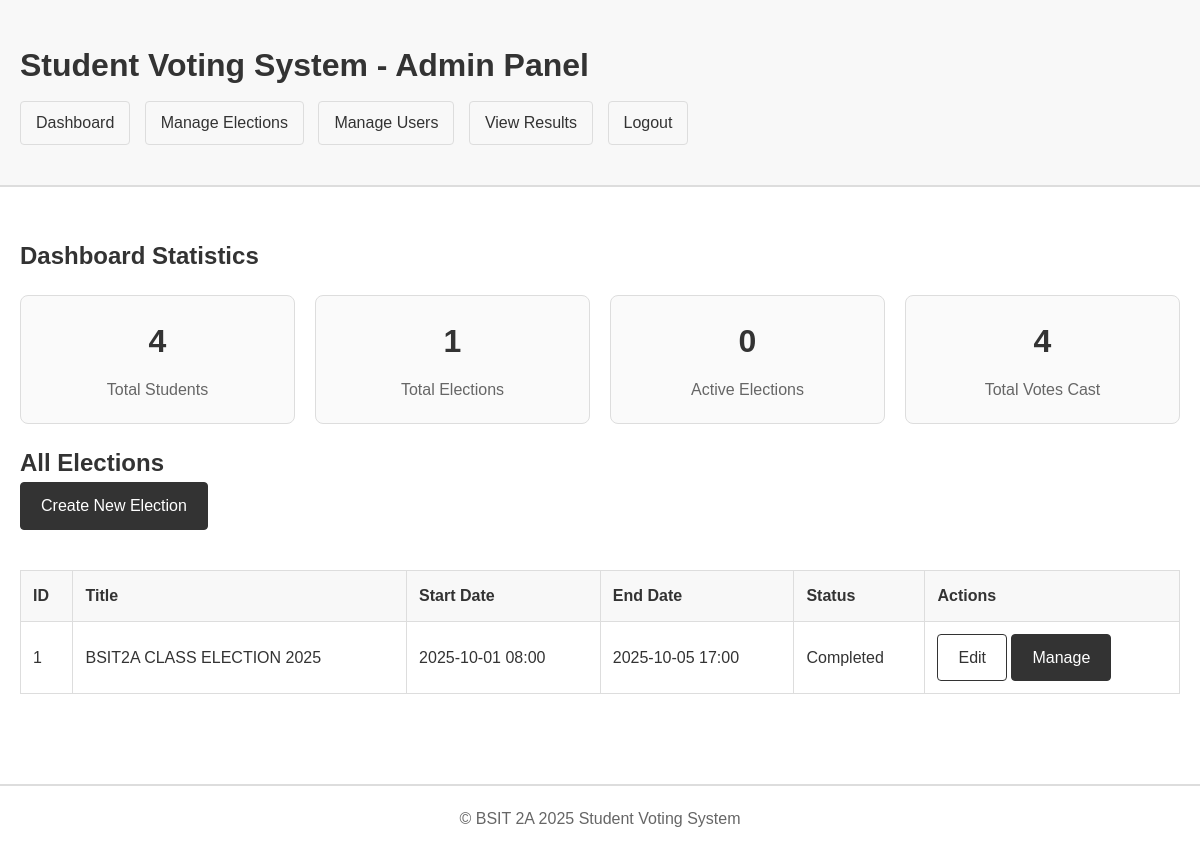
The page /admin_dashboard.php (signed in) on the database its author committed.
### tables this page shows
CREATE TABLE elections (
    election_id INT AUTO_INCREMENT PRIMARY KEY,
    title VARCHAR(200) NOT NULL,
    description TEXT,
    start_date DATETIME NOT NULL,
    end_date DATETIME NOT NULL,
    status ENUM('upcoming', 'active', 'completed', 'cancelled') DEFAULT 'upcoming',
    created_by VARCHAR(20) NOT NULL,
    created_at TIMESTAMP DEFAULT CURRENT_TIMESTAMP,
    updated_at TIMESTAMP DEFAULT CURRENT_TIMESTAMP ON UPDATE CURRENT_TIMESTAMP,
    FOREIGN KEY (created_by) REFERENCES users(user_id),
    INDEX idx_dates (start_date, end_date),
    INDEX idx_status (status)
);

### admin_dashboard.php (the view, shortened to what this page needs)
<?php
$conn = getDBConnection();
$stats_query = "SELECT
    (SELECT COUNT(*) FROM users WHERE role = 'student') as total_students,
    (SELECT COUNT(*) FROM elections) as total_elections,
    (SELECT COUNT(*) FROM elections WHERE status = 'active') as active_elections,
    (SELECT COUNT(*) FROM votes) as total_votes";
$stats = $conn->query($stats_query)->fetch_assoc();
$elections_query = "SELECT * FROM elections ORDER BY created_at DESC";
$elections_result = $conn->query($elections_query);
?>
<!DOCTYPE html>
<html lang="en">
<head>
    <link rel="stylesheet" href="style.css">
</head>
<body>
    <header>
        <div class="container">
            <h1>Student Voting System - Admin Panel</h1>
            <nav>
                <a href="admin_dashboard.php">Dashboard</a>
                <a href="admin_elections.php">Manage Elections</a>
                <a href="admin_users.php">Manage Users</a>
                <a href="results.php">View Results</a>
                <a href="logout.php">Logout</a>
            </nav>
        </div>
    </header>
    <div class="container">
        <h2>Dashboard Statistics</h2>
        <div class="stats">
            <div class="stat-card">
                <h3><?php echo $stats['total_students']; ?></h3>
                <p>Total Students</p>
            </div>
            <div class="stat-card">
                <h3><?php echo $stats['total_elections']; ?></h3>
                <p>Total Elections</p>
            </div>
            <div class="stat-card">
                <h3><?php echo $stats['active_elections']; ?></h3>
                <p>Active Elections</p>
            </div>
            <div class="stat-card">
                <h3><?php echo $stats['total_votes']; ?></h3>
                <p>Total Votes Cast</p>
            </div>
        </div>
        <h2 class="mt-20">All Elections</h2>
        <a href="admin_elections.php?action=create" class="btn mb-20">Create New Election</a>
        <table>
            <thead>
                <tr>
                    <th>ID</th>
                    <th>Title</th>
                    <th>Start Date</th>
                    <th>End Date</th>
                    <th>Status</th>
                    <th>Actions</th>
                </tr>
            </thead>
            <tbody>
                <?php while ($election = $elections_result->fetch_assoc()): ?>
                <tr>
                    <td><?php echo $election['election_id']; ?></td>
                    <td><?php echo htmlspecialchars($election['title']); ?></td>
                    <td><?php echo date('Y-m-d H:i', strtotime($election['start_date'])); ?></td>
                    <td><?php echo date('Y-m-d H:i', strtotime($election['end_date'])); ?></td>
                    <td><?php echo ucfirst($election['status']); ?></td>
                    <td>
                        <a href="admin_elections.php?action=edit&id=<?php echo $election['election_id']; ?>" class="btn btn-secondary">Edit</a>
                        <a href="admin_elections.php?action=manage&id=<?php echo $election['election_id']; ?>" class="btn">Manage</a>
                    </td>
                </tr>
                <?php endwhile; ?>
            </tbody>
        </table>
    </div>
    <footer>
        <p>&copy; BSIT 2A 2025 Student Voting System</p>
    </footer>
</body>
</html>

### style.css (style rules this page uses)
* { margin: 0; padding: 0; box-sizing: border-box; }
body { font-family: Arial, sans-serif; background-color: #ffffff; color: #333; line-height: 1.6; }
.container { max-width: 1200px; margin: 0 auto; padding: 20px; }
header { background-color: #f8f8f8; border-bottom: 2px solid #ddd; padding: 20px 0; margin-bottom: 30px; }
header h1 { color: #333; }
nav { margin-top: 10px; }
nav a { color: #333; text-decoration: none; padding: 8px 15px; margin-right: 10px; border: 1px solid #ddd; border-radius: 4px; display: inline-block; }
button, .btn { padding: 10px 20px; border: 1px solid #333; border-radius: 4px; background-color: #333; color: #fff; cursor: pointer; text-decoration: none; display: inline-block; }
.btn-secondary { background-color: #fff; color: #333; border: 1px solid #333; }
table { width: 100%; border-collapse: collapse; margin: 20px 0; background-color: #fff; }
th, td { padding: 12px; text-align: left; border: 1px solid #ddd; }
th { background-color: #f8f8f8; font-weight: bold; }
.stats { display: grid; grid-template-columns: repeat(auto-fit, minmax(200px, 1fr)); gap: 20px; margin: 20px 0; }
.stat-card { border: 1px solid #ddd; border-radius: 8px; padding: 20px; text-align: center; background-color: #fafafa; }
.stat-card h3 { font-size: 32px; margin-bottom: 10px; }
.stat-card p { color: #666; }
footer { margin-top: 50px; padding: 20px 0; border-top: 2px solid #ddd; text-align: center; color: #666; }
.mt-20 { margin-top: 20px; }
.mb-20 { margin-bottom: 20px; }

### rows shown on the page
elections: election_id "1", title "BSIT2A CLASS ELECTION 2025", start_date "2025-10-01 08:00", end_date "2025-10-05 17:00", status "Completed"

### other values the page prints
$stats['total_students'] "4"
$stats['total_elections'] "1"
$stats['active_elections'] "0"
$stats['total_votes'] "4"
